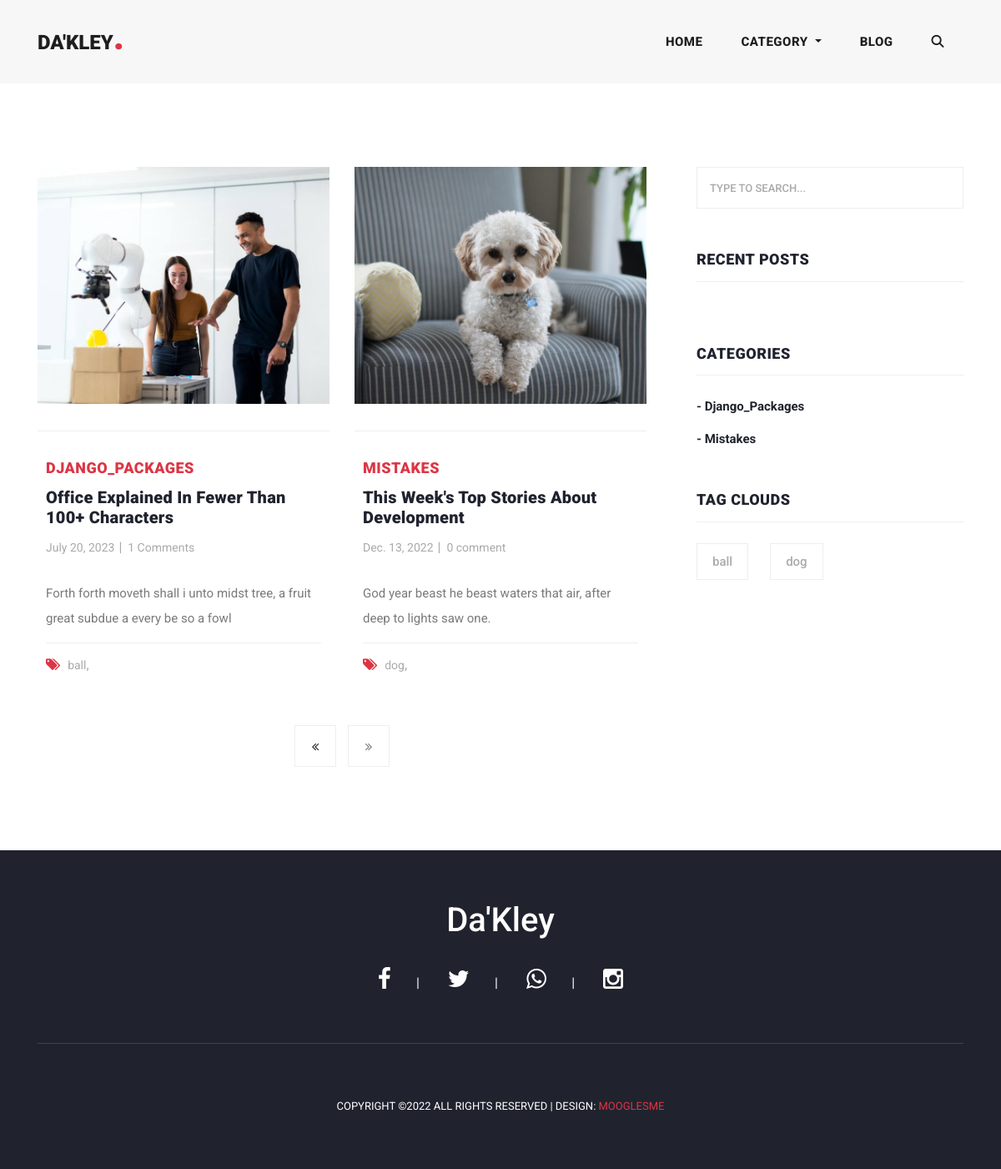
/all_stories, run on the app's committed database.
### blogstory/models.py (models this page shows, shortened)
class Tutorial(models.Model):
    Tutorial_id = models.BigAutoField(primary_key=True)
    category = models.ForeignKey(Category, on_delete=models.CASCADE, null=True, blank=True)
    author = models.CharField(max_length=30, null=True, blank=True)
    title = models.CharField(max_length=90, null=True, blank=True)
    slug = models.SlugField(unique=True)
    description = RichTextField(null=True, blank=True)
    cover_img = models.ImageField(upload_to='cover_img',default='images/blog-1.jpg', blank= True, null= True)
    video = EmbedVideoField(blank=True, null=True)
    no_of_comments = models.IntegerField(default=0, null=True, blank=True)
    like = models.ManyToManyField(Address, related_name='likes', blank=True)
    like_count = models.BigIntegerField(default= 0, null=True, blank=True)
    created = models.DateTimeField(auto_now_add=True)
    updated = models.DateTimeField(auto_now=True)
    tags = TaggableManager()
    class Meta:
        verbose_name_plural = 'Tutorials'

class Category(models.Model):
    name = models.CharField(max_length=20, null=True, blank=True)
    slug = models.SlugField(unique=True)
    created = models.DateTimeField(auto_now_add=True)
    updated = models.DateTimeField(auto_now=True)
    def __str__(self):
        return self.name
    class Meta:
        verbose_name_plural = 'Categories'

### myblog/views.py (the view)
# urls.py: path('all_stories', views.all_stories, name='all_stories'),
def all_stories(request, tag_slug=None, category_slug = None):
    cate = Global.tut
    pag = Paginator(cate,2)
    page_number = request.GET.get('page',all)
    all_stories= pag.get_page(page_number)
    tag = None
    if tag_slug:
        tag = get_object_or_404(Tag, slug=tag_slug)
        all_stories = Global.tut.filter(tags__in=[tag])
    category = None
    if category_slug:
        category = get_object_or_404(Category, slug=category_slug)
        all_stories = Global.tut.filter(category=category)
    context= {
        'all_stories':all_stories,
        'cate':cate,
    }
    return render (request, 'pages/all_stories.html', context)

### myblog/context_processor.py (called while the page is built)
def category(request):
    cates = get_list_or_404(Category)
    context ={'cates':cates}
    return context

### myblog/templates/pages/all_stories.html (shortened to what this page needs)
{% extends "base.html" %}
{% load static %}
{% block header %}
    {% include "home/detailheader.html" %}
{% endblock header %}
{% block content %}
<section class="blog-posts grid-system">
  <div class="container">
    <div class="row">
      <div class="col-lg-8">
        <div class="all-blog-posts">
          <div class="row">
            {% if all_stories %}
              {% for item in all_stories %}
                <div class="col-lg-6">
                  <div class="blog-post">
                    <div class="blog-thumb">
                      <img src="{{ item.cover_img.url }}" alt="">
                    </div>
                    <div class="down-content">
                      <strong>{{ item.category }}</strong>
                      <a href="{% url 'myblog:details' item.pk item.slug  %}"><h4>{{ item.title }}</h4></a>
                      <ul class="post-info">
                        <li><a href="#">{{ item.updated.date }}</a></li>
                        {% if item.comments.count > 0 %}
                          <li><a href="{% url 'myblog:details' item.pk item.slug  %}">{{ item.comments.count }} Comments</a></li>
                        {% else %}
                          <li><a href="{% url 'myblog:details' item.pk item.slug  %}">0 comment</a></li>
                        {% endif %}
                      </ul>
                      {{ item.description | safe }}
                      <div class="post-options">
                        <div class="row">
                          <div class="col-lg-12">
                            <ul class="post-tags">
                              <li><i class="fa fa-tags"></i></li>
                              {% for tag in item.tags.all %}
                                  <li><a href="{% url 'myblog:tutorial_by_tag' tag.slug %}">{{tag.name}}</a>,</li>
                              {% endfor %}
                            </ul>
                          </div>
                        </div>
                      </div>
                    </div>
                  </div>
                </div>
              {% endfor %}
            {% endif %}
            <div class="col-lg-12">
              <ul class="page-numbers">
                {% if all_stories.has_previous %}
                  <li><a href="?page={{beatlist.previous_page_number}}"><i class="fa fa-angle-double-left"></i></a></li>
                {% else %}
                  <li><a aria-disabled="true"><i class="fa fa-angle-double-left"></i></a></li>
                {% endif %}
                {% if all_stories.has_next %}
                  <li><a href="?page={{beatlist.next_page_number}}"><i class="fa fa-angle-double-right"></i></a></li>
                {% else %}
                  <li><a aria-disabled="true"><i class="fa fa-angle-double-right"></i></a></li>
                {% endif %}
              </ul>
            </div>
          </div>
        </div>
      </div>
      <div class="col-lg-4">
        <div class="sidebar">
          <div class="row">
            <div class="col-lg-12">
              <div class="sidebar-item search" id="search">
                <form id="search_form" name="gs" method="POST" action="{% url 'myblog:search' %}">
                  <input type="text" name="itemsearch" class="searchText" placeholder="type to search..." autocomplete="on">
                </form>
              </div>
            </div>
            <div class="col-lg-12">
              <div class="sidebar-item recent-posts">
                <div class="sidebar-heading">
                  <h2>Recent Posts</h2>
                </div>
              </div>
            </div>
            <div class="col-lg-12">
              <div class="sidebar-item categories">
                <div class="sidebar-heading">
                  <h2>Categories</h2>
                </div>
                <div class="content">
                  <ul>
                    {% if cates %}
                      {% for i in cates %}
                        <li><a href="{% url 'myblog:categories_by_category' i.slug %}">- {{i.name}}</a></li>
                      {% endfor %}
                    {% endif %}
                  </ul>
                </div>
              </div>
            </div>
            <div class="col-lg-12">
              <div class="sidebar-item tags">
                <div class="sidebar-heading">
                  <h2>Tag Clouds</h2>
                </div>
                <div class="content">
                  <ul>
                    {% for item in all_stories %}
                      {% if all_stories %}
                        {% for tag in item.tags.all %}
                          <li><a href="{% url 'myblog:tutorial_by_tag' tag.slug %}">{{tag.name}}</a></li>
                        {% endfor %}
                      {% endif %}
                    {% endfor %}
                  </ul>
                </div>
              </div>
            </div>
          </div>
        </div>
      </div>
    </div>
  </div>
</section>
{% endblock content %}
{% block footer %}
  {% include "home/footer.html" %}
{% endblock footer %}

### myblog/static/assets/css/templatemo-stand-blog.css (style rules this page uses)
:root { --grey-color: #7a7a7a; --black-colors: #000000; --white-colors: #fff; --orange-colors: #DC3545; --lightdark-colors: #fb9857; --darkwhite-colors: #E1E0E1; --verylightdark-color: #1B1B1A; --rareblack-color: #242526; --bootstrap-red: #DC3545; --kinda-black: #0A0A0C; }
body { font-family: 'Roboto', sans-serif; overflow-x: hidden; text-rendering: optimizeLegibility; -webkit-font-smoothing: antialiased; -moz-osx-font-smoothing: grayscale; }
p { margin-bottom: 0px; font-size: 15px; font-weight: 400; color: var(--grey-color); line-height: 30px; }
a { text-decoration: none!important; }
ul { padding: 0; margin: 0; list-style: none; }
h1,h2,h3,h4,h5,h6 { margin: 0px; }
.tags { margin: 6rem 0 4.2rem; }
.tags a { color: #999999; margin-right: 1rem; }
.blog-posts { margin-top: 100px; }
.blog-posts .blog-post { margin-bottom: 30px; }
.blog-posts .blog-thumb img { width: 100%; overflow: hidden; }
.blog-posts .down-content { padding: 30px 10px; margin-top: 2rem; border-top: 1px solid #eee; }
.blog-posts .down-content strong { font-size: 18px; text-transform: uppercase; letter-spacing: 0.5px; font-weight: 900; color: var(--orange-colors); }
.blog-posts .down-content h4 { font-size: 24px; text-transform: capitalize; letter-spacing: 0.5px; font-weight: 900; color: #20232e; margin: 10px 0px 12px 0px; }
.blog-posts .down-content ul.post-info li { display: inline-block; margin-right: 8px; }
.blog-posts .down-content ul.post-info li:after { content: '|'; color: #aaa; margin-left: 8px; }
.blog-posts .down-content h4 { font-size: 20px; letter-spacing: 0.25px; }
.grid-system .down-content ul.post-info li { margin-right: 3px; }
.grid-system .down-content ul.post-info li:after { margin-left: 5px; }
.blog-posts .down-content ul.post-info li:last-child::after { display: none; }
.blog-posts .down-content ul.post-info li a { font-size: 14px; color: #aaa; font-weight: 400; transition: all .3s; }
.down-content p { padding: 14px 0px; margin: 14px 0px; border-bottom: 1px solid #eee; }
.blog-posts .down-content ul.post-tags li, .blog-posts .down-content ul.post-share li { display: inline-block; }
.blog-posts .down-content ul.post-tags li:first-child i, .blog-posts .down-content ul.post-share li:first-child i { color: var(--orange-colors); margin-right: 5px; }
.blog-posts .down-content ul.post-tags li, .blog-posts .down-content ul.post-share li { color: #aaa; }
.blog-posts .down-content ul.post-tags li a, .blog-posts .down-content ul.post-share li a { font-size: 14px; color: #aaa; font-weight: 400; transition: all .3s; }
ul.page-numbers { text-align: center; }
ul.page-numbers li { display: inline-block; margin: 0px 5px; }
ul.page-numbers li a { width: 50px; height: 50px; display: inline-block; text-align: center; line-height: 50px; font-size: 15px; color: var(--grey-color); border: 1px solid #eee; font-weight: 500; transition: all 0.3s; }
.blog-posts .sidebar-heading h2 { font-size: 18px; text-transform: uppercase; font-weight: 900; letter-spacing: 0.5px; color: #20232e; border-bottom: 1px solid #eee; padding-bottom: 15px; margin-bottom: 25px; }
.sidebar { margin-left: 30px; }
.sidebar .sidebar-item { margin-top: 50px; }
.sidebar .search { margin-top: 0px; }
.sidebar .sidebar-heading h2 { font-size: 18px; text-transform: uppercase; font-weight: 900; letter-spacing: 0.5px; color: #20232e; border-bottom: 1px solid #eee; padding-bottom: 15px; margin-bottom: 25px; }
.sidebar .search input { width: 100%; height: 50px; border: 1px solid #eee; font-size: 13px; text-transform: uppercase; font-weight: 500; color: var(--grey-color); outline: none; padding: 0px 15px; }
.sidebar .search input::placeholder { color: #aaa; }
.sidebar .categories ul li { margin-bottom: 15px; }
.sidebar .categories ul li:last-child { margin-bottom: 0px; }
.sidebar .categories ul li a { font-size: 15px; font-weight: 700; color: #20232e; transition: all .3s; }
.sidebar .tags ul li { margin-right: 6px; display: inline-block; }
.sidebar .tags ul li { margin-bottom: 10px; }
.sidebar .tags ul li a { font-size: 15px; font-weight: 500; color: #aaa; display: inline-block; border: 1px solid #eee; padding: 10px 18px; transition: all .3s; }

### data on the page
Tutorial: cover_img (picture), category "DJANGO_PACKAGES", title "Office Explained In Fewer Than 100+ Characters", updated "July 20, 2023", comments.count "1", description "Forth forth moveth shall i unto midst tree, a fruit great subdue a every be so a fowl"
Tag: name "ball"
Tutorial: cover_img (picture), category "MISTAKES", title "This Week's Top Stories About Development", updated "Dec. 13, 2022", shows "0 comment", description "God year beast he beast waters that air, after deep to lights saw one."
Tag: name "dog"
Category: name "Django_Packages"
Category: name "Mistakes"
